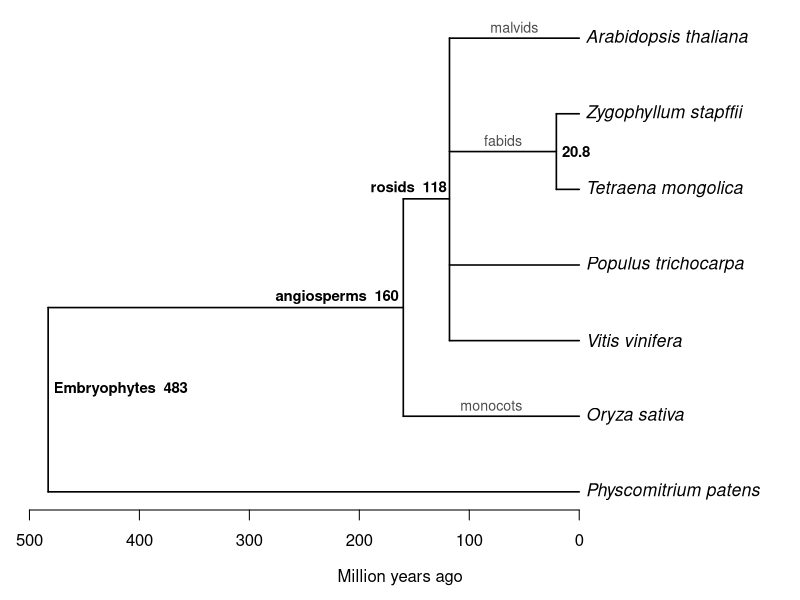
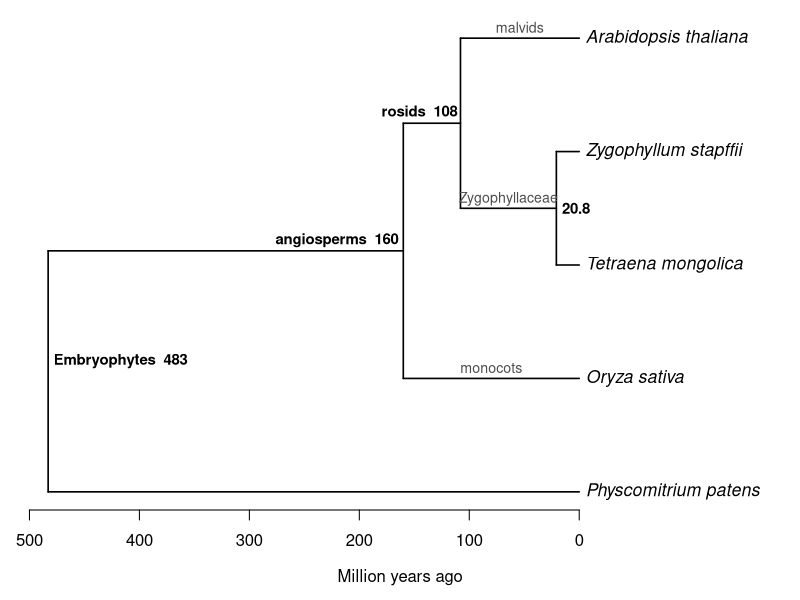

R code for these plots, in order:
library(ape)

setwd("~/plantcad-zygophyllum-orthologs/")

# Divergence times in Mya. Branch lengths sum to these node ages.
#   TimeTree pairwise API, precomputed_age (CI), queried 2026-11-04:
#     A. thaliana - P. trichocarpa   108 (104-111)
#     A. thaliana - V. vinifera      118 (115-121)
#     A. thaliana - O. sativa        160 (154-166)
#     A. thaliana - P. patens        483 (465-500)
#   van der Merwe et al. 2026, bioRxiv (preprint), BEAST, Fig. 6:
#     Tetraena - Z. stapffii group   20.76 (12.06-29.01)
#   Liu et al. 2023, Fig. 2C agrees with the 108 node:
#     T. mongolica - other rosids    100-108

out_dir <- "02-orthofinder/out"


# functions ---------------------------------------------------------------

plot_dated_tree <- function(tree, node_labels, edge_labels, file) {
  tree$tip.label <- gsub("_", " ", tree$tip.label)

  png(file, width = 11, height = 6, units = "in", res = 300)
  on.exit(dev.off())

  par(mar = c(4.5, 1, 1, 1))
  plot(tree, font = 3, cex = 1.05, label.offset = 6, no.margin = FALSE,
       x.lim = c(0, 640), edge.width = 1.6)

  for (label in node_labels) {
    node <- if (length(label$tips) == 2) {
      getMRCA(tree, label$tips)
    } else {
      Ntip(tree) + 1
    }
    nodelabels(label$text, node, frame = "none", cex = 0.9,
               adj = label$adj, font = 2)
  }

  for (label in edge_labels) {
    child <- if (length(label$tips) == 1) {
      which(tree$tip.label == label$tips)
    } else {
      getMRCA(tree, label$tips)
    }
    edgelabels(label$text, which(tree$edge[, 2] == child), frame = "none",
               cex = 0.85, adj = c(0.5, -0.5), col = "grey30")
  }

  axisPhylo(backward = TRUE)
  mtext("Million years ago", side = 1, line = 2.8)
}


# trees -------------------------------------------------------------------

# exact topology of the whiteboard: rosids is one polytomy
whiteboard <- read.tree(text = paste0(
  "(Physcomitrium_patens:483,",
  "(Oryza_sativa:160,",
  "(Vitis_vinifera:118,Populus_trichocarpa:118,",
  "(Tetraena_mongolica:20.8,Zygophyllum_stapffii:20.8):97.2,",
  "Arabidopsis_thaliana:118):42):323);"
))

# the species used in the thesis, without V. vinifera and P. trichocarpa
dated <- read.tree(text = paste0(
  "(Physcomitrium_patens:483,",
  "(Oryza_sativa:160,",
  "((Tetraena_mongolica:20.8,Zygophyllum_stapffii:20.8):87.2,",
  "Arabidopsis_thaliana:108):52):323);"
))


# plot --------------------------------------------------------------------

shared_nodes <- list(
  list(text = "Embryophytes  483", tips = "root", adj = c(-0.04, -0.6)),
  list(text = "angiosperms  160",
       tips = c("Oryza sativa", "Arabidopsis thaliana"), adj = c(1.04, -0.6)),
  list(text = "20.8",
       tips = c("Tetraena mongolica", "Zygophyllum stapffii"),
       adj = c(-0.2, 0.5))
)

whiteboard_nodes <- c(shared_nodes, list(
  list(text = "rosids  118",
       tips = c("Vitis vinifera", "Arabidopsis thaliana"), adj = c(1.04, -0.6))
))

dated_nodes <- c(shared_nodes, list(
  list(text = "rosids  108",
       tips = c("Zygophyllum stapffii", "Arabidopsis thaliana"),
       adj = c(1.04, -0.6))
))

edges <- list(
  list(text = "monocots", tips = "Oryza sativa"),
  list(text = "malvids", tips = "Arabidopsis thaliana")
)

whiteboard_edges <- c(edges, list(
  list(text = "fabids", tips = c("Tetraena mongolica", "Zygophyllum stapffii"))
))

dated_edges <- c(edges, list(
  list(text = "Zygophyllaceae",
       tips = c("Tetraena mongolica", "Zygophyllum stapffii"))
))

plot_dated_tree(whiteboard, whiteboard_nodes, whiteboard_edges,
                file.path(out_dir, "species_tree_whiteboard.png"))
plot_dated_tree(dated, dated_nodes, dated_edges,
                file.path(out_dir, "species_tree_dated.png"))
